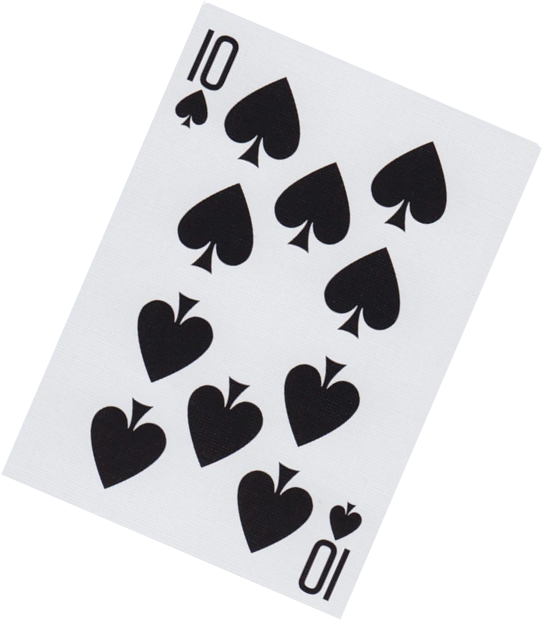
#> input picture kart.png, 544 x 620 px
$ python '7_pespektif_carpıtma.py'
#> lines starting #> are read from the running program, lines starting #| are printed output that depends on the picture
import cv2
import numpy as np

# resmi içe aktar
img = cv2.imread("kart.png")
#> img is the input picture: shape (620, 544, 3); mean B, G, R 214.7, 212.3, 212.1
cv2.imshow("Orijinal", img)

width = 400
height = 500

# koordinatlar
pts1 = np.float32([[230,1], [1,472], [540,150], [338,617]])
pts2 = np.float32([[0,0], [0,height], [width,0], [width,height]])

matrix = cv2.getPerspectiveTransform(pts1, pts2)
print(matrix)

# dönüştürülmüş resim
imgOutput = cv2.warpPerspective(img, matrix, (width,height))
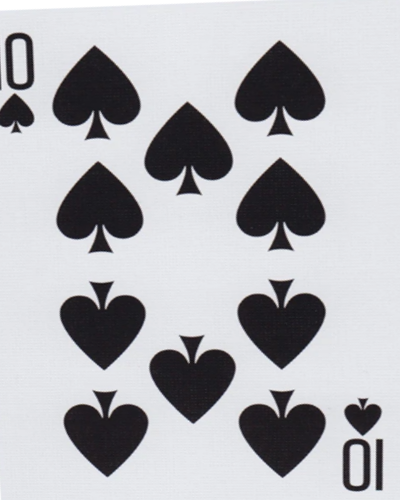
#> imgOutput: shape (500, 400, 3); mean B, G, R 182.4, 178.2, 177.9
cv2.imshow("nihai resim", imgOutput )
